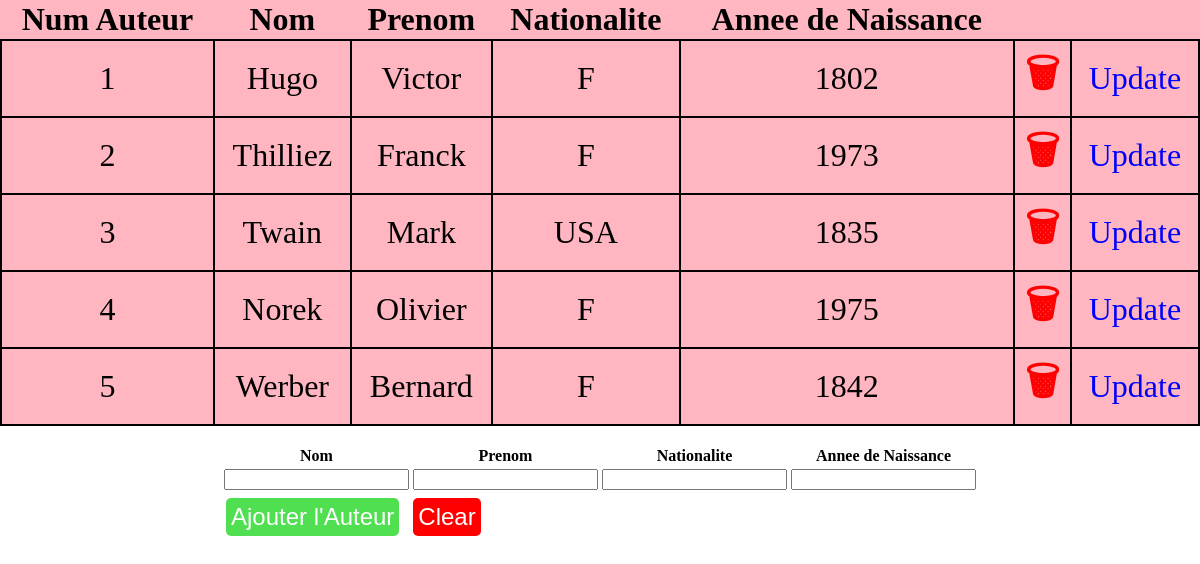
Screenshot of /ex3/routeur.php with the database file from the repository.
### tables this page shows
CREATE TABLE `auteur` (
  `numAuteur` tinyint(4) NOT NULL,
  `nom` varchar(50) NOT NULL,
  `prenom` varchar(50) NOT NULL,
  `nationalite` varchar(10) NOT NULL,
  `anneeNaissance` int(11) NOT NULL
);

### ex3/controleur/controleurAuteur.php (called while the page is built, shortened)
<?php
require_once("./modele/auteur.php");
$auteurs =  Auteur::getAllAuteurs();
if (!empty($_GET["numAuteur"])) {
    $numAuteur = $_GET["numAuteur"];
    $auteur = Auteur::getAuteur($numAuteur);
    $textBTN = "Valider les modifications";
} else {
    $auteur = new Auteur();
    $textBTN = "Ajouter l'Auteur";
}
$name = $auteur->getNom();
$prenom = $auteur->getPrenom();
$nationalite = $auteur->getNationalite();
$anneeNaissance = $auteur->getAnneeNaissance();
require_once("./vue/lesAuteurs.php");

### ex3/routeur.php (called while the page is built)
<?php
require_once("./controleur/controleurAuteur.php");
?>

### ex3/config/connexion.php (called while the page is built)
<?php
class Connexion
{
    static private $hostname = "localhost";
    static private $dbname = "fdabadi";
    static  private $user = "fdabadi";
    static private $password = "DVvs4vICJGb*kY,@-]Yh";
    static private $tabUTF8 = array(PDO::MYSQL_ATTR_INIT_COMMAND => "SET NAMES utf8");
    static private $pdo;
    static public  function pdo()
    {
        return self::$pdo;
    }
    static public function connect()
    {
        $h = self::$hostname;
        $d = self::$dbname;
        $u = self::$user;
        $p = self::$password;
        try {
            self::$pdo = new PDO("mysql:host=$h;dbname=$d", $u, $p, self::$tabUTF8);
            self::$pdo->setAttribute(PDO::ATTR_ERRMODE, PDO::ERRMODE_EXCEPTION);
        } catch (PDOException $e) {
            echo "Erreur de connexion à la base de données : " . $e->getMessage();
            die();
        }
    }
    static public function disconnect()
    {
        self::$pdo = null;
    }
}

### ex3/modele/auteur.php (called while the page is built, shortened)
<?php
require_once("./config/connexion.php");
class Auteur
{
    public $numAuteur;
    public $nom;
    public $prenom;
    public $nationalite;
    public $anneeNaissance;
    public function getNumAuteur()
    {
        return $this->numAuteur;
    }
    public function getNom()
    {
        return $this->nom;
    }
    public function getPrenom()
    {
        return $this->prenom;
    }
    public function getNationalite()
    {
        return $this->nationalite;
    }
    public function getAnneeNaissance()
    {
        return $this->anneeNaissance;
    }
    public static function getAllAuteurs()
    {
        $requete = "SELECT * FROM auteur";
        $resultat = Connexion::pdo()->query($requete);
        $resultat->setFetchMode(PDO::FETCH_CLASS, 'Auteur');
        $auteurs = $resultat->fetchAll();
        return $auteurs;
    }
}

### ex3/vue/lesAuteurs.php (the view, shortened to what this page needs)
<!DOCTYPE html>
<html lang="en">
<head>
    <link rel="stylesheet" href="./config/style.css">
</head>
<body>
    <table id="tableAuteurs">
        <tbody>
            <?php if (count($auteurs) > 0) { ?>
                <tr>
                    <th>Num Auteur</th>
                    <th>Nom</th>
                    <th>Prenom</th>
                    <th>Nationalite</th>
                    <th>Annee de Naissance</th>
                </tr>
                <?php foreach ($auteurs as $auteur) { ?>
                    <tr>
                        <td><?= $auteur->getNumAuteur() ?></td>
                        <td><?= $auteur->getNom() ?></td>
                        <td><?= $auteur->getPrenom() ?></td>
                        <td><?= $auteur->getNationalite() ?></td>
                        <td><?= $auteur->getAnneeNaissance() ?></td>
                        <td><a class='bin' href='routeur.php?action=delete&numAuteur=<?= $auteur->getNumAuteur() ?>'>🗑</a></td>
                        <td><a href='routeur.php?&numAuteur=<?= $auteur->getNumAuteur() ?>'>Update</a></td>
                    </tr>
            <?php
                }
            } else {
                echo "<tr>";
                echo "<td colspan='7'>Aucun auteur trouvé</td>";
                echo "</tr>";
            }
            ?>
        </tbody>
    </table>
    <br>
    <form action="routeur.php<?php echo !empty($_GET['numAuteur']) ?  "?action=update" : "?action=insert" ?>" method="post">
        <table>
            <tr>
                <th>Nom</th>
                <th>Prenom</th>
                <th>Nationalite</th>
                <th>Annee de Naissance</th>
            </tr>
            <tr>
                <td><input type="text" name="nom" id="nom" value=<?= $name ?>></td>
                <td><input type="text" name="prenom" id="prenom" value=<?= $prenom ?>></td>
                <td><input type="text" name="nationalite" id="nationalite" value=<?= $nationalite ?>></td>
                <td><input type="text" name="anneeNaissance" id="anneeNaissance" value=<?= $anneeNaissance ?>></td>
            </tr>
        </table>
        <button class="btn-add" type="submit"><?php echo $textBTN ?></button>
        <button class="btn-clear" type="button" onclick="location.href = './routeur.php';">Clear</button>
    </form>
</body>
</html>

### ex3/config/style.css (style rules this page uses)
body { display: flex; flex-direction: column; flex-direction: center; align-items: center; margin: 0; padding: 0; }
#tableAuteurs { width: 100%; background-color: #ffb6c1; font-size: 2em; border-collapse: collapse; }
#tableAuteurs tr td { border: 2px solid black; padding: 5px; text-align: center; }
.btn-clear { background-color: #ff0000; color: #ffffff; border: none; border-radius: 5px; padding: 5px; margin: 5px; font-size: 1.5em; cursor: pointer; }
.btn-add { background-color: #50df50; color: #ffffff; border: none; border-radius: 5px; padding: 5px; margin: 5px; font-size: 1.5em; cursor: pointer; }
a { text-decoration: none; color: blue; }
.bin { color: #ff0000; font-size: 1.2em; font-weight: bold; }

### rows the page displays
auteur: numAuteur "1", nom "Hugo", prenom "Victor", nationalite "F", anneeNaissance "1802"
auteur: numAuteur "2", nom "Thilliez", prenom "Franck", nationalite "F", anneeNaissance "1973"
auteur: numAuteur "3", nom "Twain", prenom "Mark", nationalite "USA", anneeNaissance "1835"
auteur: numAuteur "4", nom "Norek", prenom "Olivier", nationalite "F", anneeNaissance "1975"
auteur: numAuteur "5", nom "Werber", prenom "Bernard", nationalite "F", anneeNaissance "1842"

### other values shown
$textBTN "Ajouter l'Auteur"
